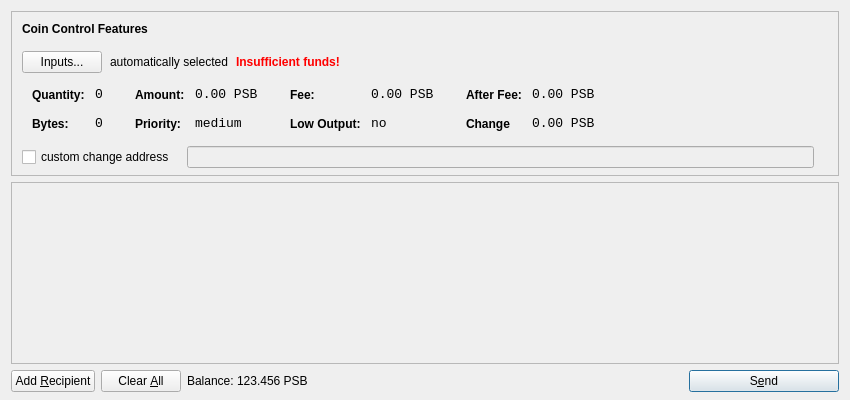
<?xml version="1.0" encoding="UTF-8"?>
<ui version="4.0">
 <class>SendCoinsDialog</class>
 <widget class="QDialog" name="SendCoinsDialog">
  <property name="geometry">
   <rect>
    <x>0</x>
    <y>0</y>
    <width>850</width>
    <height>400</height>
   </rect>
  </property>
  <property name="windowTitle">
   <string>Send Coins</string>
  </property>
  <property name="styleSheet">
   <string notr="true">background-image: url(:/images/2s);</string>
  </property>
  <layout class="QVBoxLayout" name="verticalLayout" stretch="0,1,0">
   <property name="bottomMargin">
    <number>8</number>
   </property>
   <item>
    <widget class="QFrame" name="frameCoinControl">
     <property name="sizePolicy">
      <sizepolicy hsizetype="Expanding" vsizetype="Expanding">
       <horstretch>0</horstretch>
       <verstretch>0</verstretch>
      </sizepolicy>
     </property>
     <property name="maximumSize">
      <size>
       <width>16777215</width>
       <height>16777215</height>
      </size>
     </property>
     <property name="frameShape">
      <enum>QFrame::StyledPanel</enum>
     </property>
     <property name="frameShadow">
      <enum>QFrame::Sunken</enum>
     </property>
     <layout class="QVBoxLayout" name="verticalLayoutCoinControl2">
      <property name="spacing">
       <number>6</number>
      </property>
      <property name="leftMargin">
       <number>0</number>
      </property>
      <property name="topMargin">
       <number>0</number>
      </property>
      <property name="rightMargin">
       <number>0</number>
      </property>
      <property name="bottomMargin">
       <number>6</number>
      </property>
      <item>
       <layout class="QVBoxLayout" name="verticalLayoutCoinControl" stretch="0,0,0,0,1">
        <property name="spacing">
         <number>0</number>
        </property>
        <property name="leftMargin">
         <number>10</number>
        </property>
        <property name="topMargin">
         <number>10</number>
        </property>
        <item>
         <layout class="QHBoxLayout" name="horizontalLayoutCoinControl1">
          <property name="bottomMargin">
           <number>15</number>
          </property>
          <item>
           <widget class="QLabel" name="labelCoinControlFeatures">
            <property name="sizePolicy">
             <sizepolicy hsizetype="Preferred" vsizetype="Maximum">
              <horstretch>0</horstretch>
              <verstretch>0</verstretch>
             </sizepolicy>
            </property>
            <property name="font">
             <font>
              <weight>75</weight>
              <bold>true</bold>
             </font>
            </property>
            <property name="styleSheet">
             <string notr="true">font-weight:bold;</string>
            </property>
            <property name="text">
             <string>Coin Control Features</string>
            </property>
           </widget>
          </item>
         </layout>
        </item>
        <item>
         <layout class="QHBoxLayout" name="horizontalLayoutCoinControl2" stretch="0,0,0,0">
          <property name="spacing">
           <number>8</number>
          </property>
          <property name="bottomMargin">
           <number>10</number>
          </property>
          <item>
           <widget class="QPushButton" name="pushButtonCoinControl">
            <property name="styleSheet">
             <string notr="true"/>
            </property>
            <property name="text">
             <string>Inputs...</string>
            </property>
           </widget>
          </item>
          <item>
           <widget class="QLabel" name="labelCoinControlAutomaticallySelected">
            <property name="text">
             <string>automatically selected</string>
            </property>
            <property name="margin">
             <number>5</number>
            </property>
           </widget>
          </item>
          <item>
           <widget class="QLabel" name="labelCoinControlInsuffFunds">
            <property name="font">
             <font>
              <weight>75</weight>
              <bold>true</bold>
             </font>
            </property>
            <property name="styleSheet">
             <string notr="true">color:red;font-weight:bold;</string>
            </property>
            <property name="text">
             <string>Insufficient funds!</string>
            </property>
            <property name="margin">
             <number>5</number>
            </property>
           </widget>
          </item>
          <item>
           <spacer name="horizontalSpacerCoinControl">
            <property name="orientation">
             <enum>Qt::Horizontal</enum>
            </property>
            <property name="sizeHint" stdset="0">
             <size>
              <width>40</width>
              <height>1</height>
             </size>
            </property>
           </spacer>
          </item>
         </layout>
        </item>
        <item>
         <widget class="QWidget" name="widgetCoinControl" native="true">
          <property name="sizePolicy">
           <sizepolicy hsizetype="Preferred" vsizetype="Preferred">
            <horstretch>0</horstretch>
            <verstretch>0</verstretch>
           </sizepolicy>
          </property>
          <property name="minimumSize">
           <size>
            <width>0</width>
            <height>0</height>
           </size>
          </property>
          <property name="styleSheet">
           <string notr="true"/>
          </property>
          <layout class="QHBoxLayout" name="horizontalLayoutCoinControl5">
           <property name="leftMargin">
            <number>0</number>
           </property>
           <property name="topMargin">
            <number>0</number>
           </property>
           <property name="rightMargin">
            <number>0</number>
           </property>
           <property name="bottomMargin">
            <number>0</number>
           </property>
           <item>
            <layout class="QHBoxLayout" name="horizontalLayoutCoinControl3" stretch="0,0,0,1">
             <property name="spacing">
              <number>20</number>
             </property>
             <property name="topMargin">
              <number>0</number>
             </property>
             <property name="bottomMargin">
              <number>10</number>
             </property>
             <item>
              <layout class="QFormLayout" name="formLayoutCoinControl1">
               <property name="horizontalSpacing">
                <number>10</number>
               </property>
               <property name="verticalSpacing">
                <number>14</number>
               </property>
               <property name="leftMargin">
                <number>10</number>
               </property>
               <property name="topMargin">
                <number>4</number>
               </property>
               <property name="rightMargin">
                <number>6</number>
               </property>
               <item row="0" column="0">
                <widget class="QLabel" name="labelCoinControlQuantityText">
                 <property name="styleSheet">
                  <string notr="true">font-weight:bold;</string>
                 </property>
                 <property name="text">
                  <string>Quantity:</string>
                 </property>
                 <property name="margin">
                  <number>0</number>
                 </property>
                </widget>
               </item>
               <item row="0" column="1">
                <widget class="QLabel" name="labelCoinControlQuantity">
                 <property name="font">
                  <font>
                   <family>Monospace</family>
                   <pointsize>10</pointsize>
                  </font>
                 </property>
                 <property name="cursor">
                  <cursorShape>IBeamCursor</cursorShape>
                 </property>
                 <property name="contextMenuPolicy">
                  <enum>Qt::ActionsContextMenu</enum>
                 </property>
                 <property name="text">
                  <string>0</string>
                 </property>
                 <property name="margin">
                  <number>0</number>
                 </property>
                 <property name="textInteractionFlags">
                  <set>Qt::LinksAccessibleByMouse|Qt::TextSelectableByKeyboard|Qt::TextSelectableByMouse</set>
                 </property>
                </widget>
               </item>
               <item row="1" column="0">
                <widget class="QLabel" name="labelCoinControlBytesText">
                 <property name="styleSheet">
                  <string notr="true">font-weight:bold;</string>
                 </property>
                 <property name="text">
                  <string>Bytes:</string>
                 </property>
                </widget>
               </item>
               <item row="1" column="1">
                <widget class="QLabel" name="labelCoinControlBytes">
                 <property name="font">
                  <font>
                   <family>Monospace</family>
                   <pointsize>10</pointsize>
                  </font>
                 </property>
                 <property name="cursor">
                  <cursorShape>IBeamCursor</cursorShape>
                 </property>
                 <property name="contextMenuPolicy">
                  <enum>Qt::ActionsContextMenu</enum>
                 </property>
                 <property name="text">
                  <string>0</string>
                 </property>
                 <property name="textInteractionFlags">
                  <set>Qt::LinksAccessibleByMouse|Qt::TextSelectableByKeyboard|Qt::TextSelectableByMouse</set>
                 </property>
                </widget>
               </item>
              </layout>
             </item>
             <item>
              <layout class="QFormLayout" name="formLayoutCoinControl2">
               <property name="horizontalSpacing">
                <number>10</number>
               </property>
               <property name="verticalSpacing">
                <number>14</number>
               </property>
               <property name="leftMargin">
                <number>6</number>
               </property>
               <property name="topMargin">
                <number>4</number>
               </property>
               <property name="rightMargin">
                <number>6</number>
               </property>
               <item row="0" column="0">
                <widget class="QLabel" name="labelCoinControlAmountText">
                 <property name="styleSheet">
                  <string notr="true">font-weight:bold;</string>
                 </property>
                 <property name="text">
                  <string>Amount:</string>
                 </property>
                 <property name="margin">
                  <number>0</number>
                 </property>
                </widget>
               </item>
               <item row="0" column="1">
                <widget class="QLabel" name="labelCoinControlAmount">
                 <property name="font">
                  <font>
                   <family>Monospace</family>
                   <pointsize>10</pointsize>
                  </font>
                 </property>
                 <property name="cursor">
                  <cursorShape>IBeamCursor</cursorShape>
                 </property>
                 <property name="contextMenuPolicy">
                  <enum>Qt::ActionsContextMenu</enum>
                 </property>
                 <property name="text">
                  <string>0.00 PSB</string>
                 </property>
                 <property name="textInteractionFlags">
                  <set>Qt::LinksAccessibleByMouse|Qt::TextSelectableByKeyboard|Qt::TextSelectableByMouse</set>
                 </property>
                </widget>
               </item>
               <item row="1" column="0">
                <widget class="QLabel" name="labelCoinControlPriorityText">
                 <property name="styleSheet">
                  <string notr="true">font-weight:bold;</string>
                 </property>
                 <property name="text">
                  <string>Priority:</string>
                 </property>
                </widget>
               </item>
               <item row="1" column="1">
                <widget class="QLabel" name="labelCoinControlPriority">
                 <property name="font">
                  <font>
                   <family>Monospace</family>
                   <pointsize>10</pointsize>
                  </font>
                 </property>
                 <property name="cursor">
                  <cursorShape>IBeamCursor</cursorShape>
                 </property>
                 <property name="contextMenuPolicy">
                  <enum>Qt::ActionsContextMenu</enum>
                 </property>
                 <property name="text">
                  <string>medium</string>
                 </property>
                 <property name="textInteractionFlags">
                  <set>Qt::LinksAccessibleByMouse|Qt::TextSelectableByKeyboard|Qt::TextSelectableByMouse</set>
                 </property>
                </widget>
               </item>
              </layout>
             </item>
             <item>
              <layout class="QFormLayout" name="formLayoutCoinControl3">
               <property name="horizontalSpacing">
                <number>10</number>
               </property>
               <property name="verticalSpacing">
                <number>14</number>
               </property>
               <property name="leftMargin">
                <number>6</number>
               </property>
               <property name="topMargin">
                <number>4</number>
               </property>
               <property name="rightMargin">
                <number>6</number>
               </property>
               <item row="0" column="0">
                <widget class="QLabel" name="labelCoinControlFeeText">
                 <property name="styleSheet">
                  <string notr="true">font-weight:bold;</string>
                 </property>
                 <property name="text">
                  <string>Fee:</string>
                 </property>
                 <property name="margin">
                  <number>0</number>
                 </property>
                </widget>
               </item>
               <item row="0" column="1">
                <widget class="QLabel" name="labelCoinControlFee">
                 <property name="font">
                  <font>
                   <family>Monospace</family>
                   <pointsize>10</pointsize>
                  </font>
                 </property>
                 <property name="cursor">
                  <cursorShape>IBeamCursor</cursorShape>
                 </property>
                 <property name="contextMenuPolicy">
                  <enum>Qt::ActionsContextMenu</enum>
                 </property>
                 <property name="text">
                  <string>0.00 PSB</string>
                 </property>
                 <property name="textInteractionFlags">
                  <set>Qt::LinksAccessibleByMouse|Qt::TextSelectableByKeyboard|Qt::TextSelectableByMouse</set>
                 </property>
                </widget>
               </item>
               <item row="1" column="0">
                <widget class="QLabel" name="labelCoinControlLowOutputText">
                 <property name="styleSheet">
                  <string notr="true">font-weight:bold;</string>
                 </property>
                 <property name="text">
                  <string>Low Output:</string>
                 </property>
                </widget>
               </item>
               <item row="1" column="1">
                <widget class="QLabel" name="labelCoinControlLowOutput">
                 <property name="font">
                  <font>
                   <family>Monospace</family>
                   <pointsize>10</pointsize>
                  </font>
                 </property>
                 <property name="cursor">
                  <cursorShape>IBeamCursor</cursorShape>
                 </property>
                 <property name="contextMenuPolicy">
                  <enum>Qt::ActionsContextMenu</enum>
                 </property>
                 <property name="text">
                  <string>no</string>
                 </property>
                 <property name="textInteractionFlags">
                  <set>Qt::LinksAccessibleByMouse|Qt::TextSelectableByKeyboard|Qt::TextSelectableByMouse</set>
                 </property>
                </widget>
               </item>
              </layout>
             </item>
             <item>
              <layout class="QFormLayout" name="formLayoutCoinControl4">
               <property name="horizontalSpacing">
                <number>10</number>
               </property>
               <property name="verticalSpacing">
                <number>14</number>
               </property>
               <property name="leftMargin">
                <number>6</number>
               </property>
               <property name="topMargin">
                <number>4</number>
               </property>
               <property name="rightMargin">
                <number>6</number>
               </property>
               <item row="0" column="0">
                <widget class="QLabel" name="labelCoinControlAfterFeeText">
                 <property name="styleSheet">
                  <string notr="true">font-weight:bold;</string>
                 </property>
                 <property name="text">
                  <string>After Fee:</string>
                 </property>
                 <property name="margin">
                  <number>0</number>
                 </property>
                </widget>
               </item>
               <item row="0" column="1">
                <widget class="QLabel" name="labelCoinControlAfterFee">
                 <property name="font">
                  <font>
                   <family>Monospace</family>
                   <pointsize>10</pointsize>
                  </font>
                 </property>
                 <property name="cursor">
                  <cursorShape>IBeamCursor</cursorShape>
                 </property>
                 <property name="contextMenuPolicy">
                  <enum>Qt::ActionsContextMenu</enum>
                 </property>
                 <property name="text">
                  <string>0.00 PSB</string>
                 </property>
                 <property name="textInteractionFlags">
                  <set>Qt::LinksAccessibleByMouse|Qt::TextSelectableByKeyboard|Qt::TextSelectableByMouse</set>
                 </property>
                </widget>
               </item>
               <item row="1" column="0">
                <widget class="QLabel" name="labelCoinControlChangeText">
                 <property name="styleSheet">
                  <string notr="true">font-weight:bold;</string>
                 </property>
                 <property name="text">
                  <string>Change</string>
                 </property>
                </widget>
               </item>
               <item row="1" column="1">
                <widget class="QLabel" name="labelCoinControlChange">
                 <property name="font">
                  <font>
                   <family>Monospace</family>
                   <pointsize>10</pointsize>
                  </font>
                 </property>
                 <property name="cursor">
                  <cursorShape>IBeamCursor</cursorShape>
                 </property>
                 <property name="contextMenuPolicy">
                  <enum>Qt::ActionsContextMenu</enum>
                 </property>
                 <property name="text">
                  <string>0.00 PSB</string>
                 </property>
                 <property name="textInteractionFlags">
                  <set>Qt::LinksAccessibleByMouse|Qt::TextSelectableByKeyboard|Qt::TextSelectableByMouse</set>
                 </property>
                </widget>
               </item>
              </layout>
             </item>
            </layout>
           </item>
          </layout>
         </widget>
        </item>
        <item>
         <layout class="QHBoxLayout" name="horizontalLayoutCoinControl4" stretch="0,0,0">
          <property name="spacing">
           <number>12</number>
          </property>
          <property name="sizeConstraint">
           <enum>QLayout::SetDefaultConstraint</enum>
          </property>
          <property name="topMargin">
           <number>5</number>
          </property>
          <property name="rightMargin">
           <number>5</number>
          </property>
          <item>
           <widget class="QCheckBox" name="checkBoxCoinControlChange">
            <property name="text">
             <string>custom change address</string>
            </property>
           </widget>
          </item>
          <item>
           <widget class="QLineEdit" name="lineEditCoinControlChange">
            <property name="enabled">
             <bool>false</bool>
            </property>
            <property name="sizePolicy">
             <sizepolicy hsizetype="Expanding" vsizetype="Fixed">
              <horstretch>0</horstretch>
              <verstretch>0</verstretch>
             </sizepolicy>
            </property>
           </widget>
          </item>
          <item>
           <widget class="QLabel" name="labelCoinControlChangeLabel">
            <property name="sizePolicy">
             <sizepolicy hsizetype="Preferred" vsizetype="Expanding">
              <horstretch>0</horstretch>
              <verstretch>0</verstretch>
             </sizepolicy>
            </property>
            <property name="minimumSize">
             <size>
              <width>0</width>
              <height>0</height>
             </size>
            </property>
            <property name="text">
             <string/>
            </property>
            <property name="margin">
             <number>3</number>
            </property>
           </widget>
          </item>
         </layout>
        </item>
        <item>
         <spacer name="verticalSpacerCoinControl">
          <property name="orientation">
           <enum>Qt::Vertical</enum>
          </property>
          <property name="sizeHint" stdset="0">
           <size>
            <width>800</width>
            <height>1</height>
           </size>
          </property>
         </spacer>
        </item>
       </layout>
      </item>
     </layout>
    </widget>
   </item>
   <item>
    <widget class="QScrollArea" name="scrollArea">
     <property name="widgetResizable">
      <bool>true</bool>
     </property>
     <widget class="QWidget" name="scrollAreaWidgetContents">
      <property name="geometry">
       <rect>
        <x>0</x>
        <y>0</y>
        <width>830</width>
        <height>172</height>
       </rect>
      </property>
      <layout class="QVBoxLayout" name="verticalLayout_2">
       <property name="leftMargin">
        <number>0</number>
       </property>
       <property name="topMargin">
        <number>0</number>
       </property>
       <property name="rightMargin">
        <number>0</number>
       </property>
       <property name="bottomMargin">
        <number>0</number>
       </property>
       <item>
        <layout class="QVBoxLayout" name="entries">
         <property name="spacing">
          <number>6</number>
         </property>
        </layout>
       </item>
       <item>
        <spacer name="verticalSpacer">
         <property name="orientation">
          <enum>Qt::Vertical</enum>
         </property>
         <property name="sizeHint" stdset="0">
          <size>
           <width>20</width>
           <height>40</height>
          </size>
         </property>
        </spacer>
       </item>
      </layout>
     </widget>
    </widget>
   </item>
   <item>
    <layout class="QHBoxLayout" name="horizontalLayout">
     <item>
      <widget class="QPushButton" name="addButton">
       <property name="toolTip">
        <string>Send to multiple recipients at once</string>
       </property>
       <property name="text">
        <string>Add &amp;Recipient</string>
       </property>
       <property name="icon">
        <iconset resource="../bitcoin.qrc">
         <normaloff>:/icons/add</normaloff>:/icons/add</iconset>
       </property>
       <property name="autoDefault">
        <bool>false</bool>
       </property>
      </widget>
     </item>
     <item>
      <widget class="QPushButton" name="clearButton">
       <property name="sizePolicy">
        <sizepolicy hsizetype="Minimum" vsizetype="Fixed">
         <horstretch>0</horstretch>
         <verstretch>0</verstretch>
        </sizepolicy>
       </property>
       <property name="toolTip">
        <string>Remove all transaction fields</string>
       </property>
       <property name="text">
        <string>Clear &amp;All</string>
       </property>
       <property name="icon">
        <iconset resource="../bitcoin.qrc">
         <normaloff>:/icons/remove</normaloff>:/icons/remove</iconset>
       </property>
       <property name="autoRepeatDelay">
        <number>300</number>
       </property>
       <property name="autoDefault">
        <bool>false</bool>
       </property>
      </widget>
     </item>
     <item>
      <layout class="QHBoxLayout" name="horizontalLayout_2">
       <property name="spacing">
        <number>3</number>
       </property>
       <item>
        <widget class="QLabel" name="label">
         <property name="sizePolicy">
          <sizepolicy hsizetype="Preferred" vsizetype="Fixed">
           <horstretch>0</horstretch>
           <verstretch>0</verstretch>
          </sizepolicy>
         </property>
         <property name="text">
          <string>Balance:</string>
         </property>
        </widget>
       </item>
       <item>
        <widget class="QLabel" name="labelBalance">
         <property name="sizePolicy">
          <sizepolicy hsizetype="Preferred" vsizetype="Fixed">
           <horstretch>0</horstretch>
           <verstretch>0</verstretch>
          </sizepolicy>
         </property>
         <property name="cursor">
          <cursorShape>IBeamCursor</cursorShape>
         </property>
         <property name="text">
          <string>123.456 PSB</string>
         </property>
         <property name="textInteractionFlags">
          <set>Qt::LinksAccessibleByMouse|Qt::TextSelectableByKeyboard|Qt::TextSelectableByMouse</set>
         </property>
        </widget>
       </item>
      </layout>
     </item>
     <item>
      <spacer name="horizontalSpacer">
       <property name="orientation">
        <enum>Qt::Horizontal</enum>
       </property>
       <property name="sizeHint" stdset="0">
        <size>
         <width>40</width>
         <height>20</height>
        </size>
       </property>
      </spacer>
     </item>
     <item>
      <widget class="QPushButton" name="sendButton">
       <property name="minimumSize">
        <size>
         <width>150</width>
         <height>0</height>
        </size>
       </property>
       <property name="toolTip">
        <string>Confirm the send action</string>
       </property>
       <property name="text">
        <string>S&amp;end</string>
       </property>
       <property name="icon">
        <iconset resource="../bitcoin.qrc">
         <normaloff>:/icons/send</normaloff>:/icons/send</iconset>
       </property>
       <property name="default">
        <bool>true</bool>
       </property>
      </widget>
     </item>
    </layout>
   </item>
  </layout>
 </widget>
 <resources>
  <include location="../bitcoin.qrc"/>
 </resources>
 <connections/>
</ui>
